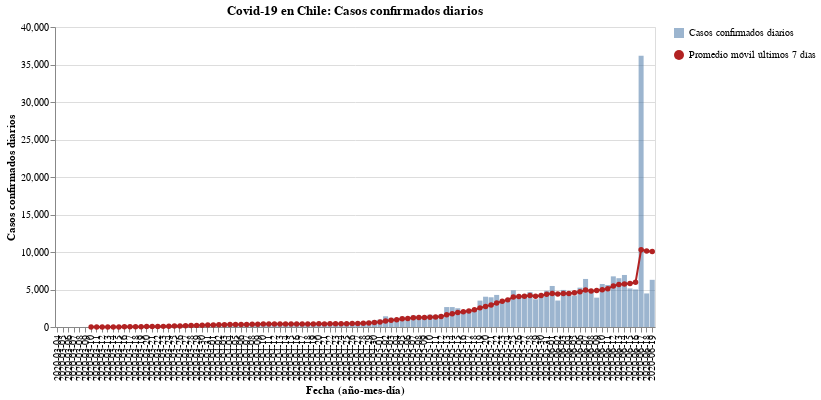

The notebook cell saved with this chart:
### Code cell
#hide_input
bars = alt.Chart(new_cases).mark_bar(opacity=0.7).encode(
    x = alt.X('Dates:N', axis=alt.Axis(title='Fecha (año-mes-día)')),
    y = alt.Y('New_cases:Q', axis=alt.Axis(title='Casos confirmados diarios')),
    tooltip = ['Dates', 'New_cases'],
    opacity=alt.Opacity('Casos confirmados diarios', legend=alt.Legend(title=""))
)

line = alt.Chart(new_cases).mark_line(point={
      "filled": True,
      "fill": "firebrick"
    }, color='firebrick').encode(
    x=alt.X('Dates:N', axis=alt.Axis(title='Fecha (año-mes-día)')),
    y = alt.Y('Rolling:Q'),
    shape=alt.Shape('Promedio móvil últimos 7 días', legend=alt.Legend(title=""))
)

(bars + line).properties(
    title='Covid-19 en Chile: Casos confirmados diarios',
    width=600
)

### Figure 1 — Vega-Lite specification as saved in the notebook (floating-point values rounded to 4 significant figures)
{"config": {"view": {"continuousWidth": 400, "continuousHeight": 300}}, "layer": [{"mark": {"type": "bar", "opacity": 0.7}, "encoding": {"opacity": {"type": "nominal", "field": "Casos confirmados diarios", "legend": {"title": ""}}, "tooltip": [{"type": "nominal", "field": "Dates"}, {"type": "quantitative", "field": "New_cases"}], "x": {"type": "nominal", "axis": {"title": "Fecha (año-mes-día)"}, "field": "Dates"}, "y": {"type": "quantitative", "axis": {"title": "Casos confirmados diarios"}, "field": "New_cases"}}}, {"mark": {"type": "line", "color": "firebrick", "point": {"filled": true, "fill": "firebrick"}}, "encoding": {"shape": {"type": "nominal", "field": "Promedio móvil últimos 7 días", "legend": {"title": ""}}, "x": {"type": "nominal", "axis": {"title": "Fecha (año-mes-día)"}, "field": "Dates"}, "y": {"type": "quantitative", "field": "Rolling"}}}], "data": {"name": "data-070da180d668f36c07faaa692fceef3b"}, "title": "Covid-19 en Chile: Casos confirmados diarios", "width": 600, "$schema": "https://vega.github.io/schema/vega-lite/v4.8.1.json", "datasets": {"data-070da180d668f36c07faaa692fceef3b": [{"Dates": "2020-03-04", "New_cases": 2, "Rolling": null, "Casos confirmados diarios": "Casos confirmados diarios", "Promedio móvil últimos 7 días": "Promedio móvil últimos 7 días"}, {"Dates": "2020-03-05", "New_cases": 1, "Rolling": null, "Casos confirmados diarios": "Casos confirmados diarios", "Promedio móvil últimos 7 días": "Promedio móvil últimos 7 días"}, {"Dates": "2020-03-06", "New_cases": 1, "Rolling": null, "Casos confirmados diarios": "Casos confirmados diarios", "Promedio móvil últimos 7 días": "Promedio móvil últimos 7 días"}, {"Dates": "2020-03-07", "New_cases": 2, "Rolling": null, "Casos confirmados diarios": "Casos confirmados diarios", "Promedio móvil últimos 7 días": "Promedio móvil últimos 7 días"}, {"Dates": "2020-03-08", "New_cases": 3, "Rolling": null, "Casos confirmados diarios": "Casos confirmados diarios", "Promedio móvil últimos 7 días": "Promedio móvil últimos 7 días"}, {"Dates": "2020-03-09", "New_cases": 5, "Rolling": null, "Casos confirmados diarios": "Casos confirmados diarios", "Promedio móvil últimos 7 días": "Promedio móvil últimos 7 días"}, {"Dates": "2020-03-10", "New_cases": 2, "Rolling": 2.286, "Casos confirmados diarios": "Casos confirmados diarios", "Promedio móvil últimos 7 días": "Promedio móvil últimos 7 días"}, {"Dates": "2020-03-11", "New_cases": 6, "Rolling": 2.857, "Casos confirmados diarios": "Casos confirmados diarios", "Promedio móvil últimos 7 días": "Promedio móvil últimos 7 días"}, {"Dates": "2020-03-12", "New_cases": 10, "Rolling": 4.143, "Casos confirmados diarios": "Casos confirmados diarios", "Promedio móvil últimos 7 días": "Promedio móvil últimos 7 días"}, {"Dates": "2020-03-13", "New_cases": 10, "Rolling": 5.429, "Casos confirmados diarios": "Casos confirmados diarios", "Promedio móvil últimos 7 días": "Promedio móvil últimos 7 días"}, {"Dates": "2020-03-14", "New_cases": 18, "Rolling": 7.714, "Casos confirmados diarios": "Casos confirmados diarios", "Promedio móvil últimos 7 días": "Promedio móvil últimos 7 días"}, {"Dates": "2020-03-15", "New_cases": 14, "Rolling": 9.286, "Casos confirmados diarios": "Casos confirmados diarios", "Promedio móvil últimos 7 días": "Promedio móvil últimos 7 días"}, {"Dates": "2020-03-16", "New_cases": 81, "Rolling": 20.14, "Casos confirmados diarios": "Casos confirmados diarios", "Promedio móvil últimos 7 días": "Promedio móvil últimos 7 días"}, {"Dates": "2020-03-17", "New_cases": 45, "Rolling": 26.29, "Casos confirmados diarios": "Casos confirmados diarios", "Promedio móvil últimos 7 días": "Promedio móvil últimos 7 días"}, {"Dates": "2020-03-18", "New_cases": 37, "Rolling": 30.71, "Casos confirmados diarios": "Casos confirmados diarios", "Promedio móvil últimos 7 días": "Promedio móvil últimos 7 días"}, {"Dates": "2020-03-19", "New_cases": 104, "Rolling": 44.14, "Casos confirmados diarios": "Casos confirmados diarios", "Promedio móvil últimos 7 días": "Promedio móvil últimos 7 días"}, {"Dates": "2020-03-20", "New_cases": 92, "Rolling": 55.86, "Casos confirmados diarios": "Casos confirmados diarios", "Promedio móvil últimos 7 días": "Promedio móvil últimos 7 días"}, {"Dates": "2020-03-21", "New_cases": 103, "Rolling": 68.0, "Casos confirmados diarios": "Casos confirmados diarios", "Promedio móvil últimos 7 días": "Promedio móvil últimos 7 días"}, {"Dates": "2020-03-22", "New_cases": 95, "Rolling": 79.57, "Casos confirmados diarios": "Casos confirmados diarios", "Promedio móvil últimos 7 días": "Promedio móvil últimos 7 días"}, {"Dates": "2020-03-23", "New_cases": 114, "Rolling": 84.29, "Casos confirmados diarios": "Casos confirmados diarios", "Promedio móvil últimos 7 días": "Promedio móvil últimos 7 días"}, {"Dates": "2020-03-24", "New_cases": 176, "Rolling": 103.0, "Casos confirmados diarios": "Casos confirmados diarios", "Promedio móvil últimos 7 días": "Promedio móvil últimos 7 días"}, {"Dates": "2020-03-25", "New_cases": 220, "Rolling": 129.1, "Casos confirmados diarios": "Casos confirmados diarios", "Promedio móvil últimos 7 días": "Promedio móvil últimos 7 días"}, {"Dates": "2020-03-26", "New_cases": 164, "Rolling": 137.7, "Casos confirmados diarios": "Casos confirmados diarios", "Promedio móvil últimos 7 días": "Promedio móvil últimos 7 días"}, {"Dates": "2020-03-27", "New_cases": 304, "Rolling": 168.0, "Casos confirmados diarios": "Casos confirmados diarios", "Promedio móvil últimos 7 días": "Promedio móvil últimos 7 días"}, {"Dates": "2020-03-28", "New_cases": 299, "Rolling": 196.0, "Casos confirmados diarios": "Casos confirmados diarios", "Promedio móvil últimos 7 días": "Promedio móvil últimos 7 días"}, {"Dates": "2020-03-29", "New_cases": 230, "Rolling": 215.3, "Casos confirmados diarios": "Casos confirmados diarios", "Promedio móvil últimos 7 días": "Promedio móvil últimos 7 días"}, {"Dates": "2020-03-30", "New_cases": 310, "Rolling": 243.3, "Casos confirmados diarios": "Casos confirmados diarios", "Promedio móvil últimos 7 días": "Promedio móvil últimos 7 días"}, {"Dates": "2020-03-31", "New_cases": 289, "Rolling": 259.4, "Casos confirmados diarios": "Casos confirmados diarios", "Promedio móvil últimos 7 días": "Promedio móvil últimos 7 días"}, {"Dates": "2020-04-01", "New_cases": 293, "Rolling": 269.9, "Casos confirmados diarios": "Casos confirmados diarios", "Promedio móvil últimos 7 días": "Promedio móvil últimos 7 días"}, {"Dates": "2020-04-02", "New_cases": 373, "Rolling": 299.7, "Casos confirmados diarios": "Casos confirmados diarios", "Promedio móvil últimos 7 días": "Promedio móvil últimos 7 días"}, {"Dates": "2020-04-03", "New_cases": 333, "Rolling": 303.9, "Casos confirmados diarios": "Casos confirmados diarios", "Promedio móvil últimos 7 días": "Promedio móvil últimos 7 días"}, {"Dates": "2020-04-04", "New_cases": 424, "Rolling": 321.7, "Casos confirmados diarios": "Casos confirmados diarios", "Promedio móvil últimos 7 días": "Promedio móvil últimos 7 días"}, {"Dates": "2020-04-05", "New_cases": 310, "Rolling": 333.1, "Casos confirmados diarios": "Casos confirmados diarios", "Promedio móvil últimos 7 días": "Promedio móvil últimos 7 días"}, {"Dates": "2020-04-06", "New_cases": 344, "Rolling": 338.0, "Casos confirmados diarios": "Casos confirmados diarios", "Promedio móvil últimos 7 días": "Promedio móvil últimos 7 días"}, {"Dates": "2020-04-07", "New_cases": 301, "Rolling": 339.7, "Casos confirmados diarios": "Casos confirmados diarios", "Promedio móvil últimos 7 días": "Promedio móvil últimos 7 días"}, {"Dates": "2020-04-08", "New_cases": 430, "Rolling": 359.3, "Casos confirmados diarios": "Casos confirmados diarios", "Promedio móvil últimos 7 días": "Promedio móvil últimos 7 días"}, {"Dates": "2020-04-09", "New_cases": 426, "Rolling": 366.9, "Casos confirmados diarios": "Casos confirmados diarios", "Promedio móvil últimos 7 días": "Promedio móvil últimos 7 días"}, {"Dates": "2020-04-10", "New_cases": 529, "Rolling": 394.9, "Casos confirmados diarios": "Casos confirmados diarios", "Promedio móvil últimos 7 días": "Promedio móvil últimos 7 días"}, {"Dates": "2020-04-11", "New_cases": 426, "Rolling": 395.1, "Casos confirmados diarios": "Casos confirmados diarios", "Promedio móvil últimos 7 días": "Promedio móvil últimos 7 días"}, {"Dates": "2020-04-12", "New_cases": 286, "Rolling": 391.7, "Casos confirmados diarios": "Casos confirmados diarios", "Promedio móvil últimos 7 días": "Promedio móvil últimos 7 días"}, {"Dates": "2020-04-13", "New_cases": 312, "Rolling": 387.1, "Casos confirmados diarios": "Casos confirmados diarios", "Promedio móvil últimos 7 días": "Promedio móvil últimos 7 días"}, {"Dates": "2020-04-14", "New_cases": 392, "Rolling": 400.1, "Casos confirmados diarios": "Casos confirmados diarios", "Promedio móvil últimos 7 días": "Promedio móvil últimos 7 días"}, {"Dates": "2020-04-15", "New_cases": 356, "Rolling": 389.6, "Casos confirmados diarios": "Casos confirmados diarios", "Promedio móvil últimos 7 días": "Promedio móvil últimos 7 días"}, {"Dates": "2020-04-16", "New_cases": 534, "Rolling": 405.0, "Casos confirmados diarios": "Casos confirmados diarios", "Promedio móvil últimos 7 días": "Promedio móvil últimos 7 días"}, {"Dates": "2020-04-17", "New_cases": 445, "Rolling": 393.0, "Casos confirmados diarios": "Casos confirmados diarios", "Promedio móvil últimos 7 días": "Promedio móvil últimos 7 días"}, {"Dates": "2020-04-18", "New_cases": 478, "Rolling": 400.4, "Casos confirmados diarios": "Casos confirmados diarios", "Promedio móvil últimos 7 días": "Promedio móvil últimos 7 días"}, {"Dates": "2020-04-19", "New_cases": 358, "Rolling": 410.7, "Casos confirmados diarios": "Casos confirmados diarios", "Promedio móvil últimos 7 días": "Promedio móvil últimos 7 días"}, {"Dates": "2020-04-20", "New_cases": 419, "Rolling": 426.0, "Casos confirmados diarios": "Casos confirmados diarios", "Promedio móvil últimos 7 días": "Promedio móvil últimos 7 días"}, {"Dates": "2020-04-21", "New_cases": 325, "Rolling": 416.4, "Casos confirmados diarios": "Casos confirmados diarios", "Promedio móvil últimos 7 días": "Promedio móvil últimos 7 días"}, {"Dates": "2020-04-22", "New_cases": 464, "Rolling": 431.9, "Casos confirmados diarios": "Casos confirmados diarios", "Promedio móvil últimos 7 días": "Promedio móvil últimos 7 días"}, {"Dates": "2020-04-23", "New_cases": 516, "Rolling": 429.3, "Casos confirmados diarios": "Casos confirmados diarios", "Promedio móvil últimos 7 días": "Promedio móvil últimos 7 días"}, {"Dates": "2020-04-24", "New_cases": 494, "Rolling": 436.3, "Casos confirmados diarios": "Casos confirmados diarios", "Promedio móvil últimos 7 días": "Promedio móvil últimos 7 días"}, {"Dates": "2020-04-25", "New_cases": 552, "Rolling": 446.9, "Casos confirmados diarios": "Casos confirmados diarios", "Promedio móvil últimos 7 días": "Promedio móvil últimos 7 días"}, {"Dates": "2020-04-26", "New_cases": 473, "Rolling": 463.3, "Casos confirmados diarios": "Casos confirmados diarios", "Promedio móvil últimos 7 días": "Promedio móvil últimos 7 días"}, {"Dates": "2020-04-27", "New_cases": 482, "Rolling": 472.3, "Casos confirmados diarios": "Casos confirmados diarios", "Promedio móvil últimos 7 días": "Promedio móvil últimos 7 días"}, {"Dates": "2020-04-28", "New_cases": 552, "Rolling": 504.7, "Casos confirmados diarios": "Casos confirmados diarios", "Promedio móvil últimos 7 días": "Promedio móvil últimos 7 días"}, {"Dates": "2020-04-29", "New_cases": 770, "Rolling": 548.4, "Casos confirmados diarios": "Casos confirmados diarios", "Promedio móvil últimos 7 días": "Promedio móvil últimos 7 días"}, {"Dates": "2020-04-30", "New_cases": 888, "Rolling": 601.6, "Casos confirmados diarios": "Casos confirmados diarios", "Promedio móvil últimos 7 días": "Promedio móvil últimos 7 días"}, {"Dates": "2020-05-01", "New_cases": 985, "Rolling": 671.7, "Casos confirmados diarios": "Casos confirmados diarios", "Promedio móvil últimos 7 días": "Promedio móvil últimos 7 días"}, {"Dates": "2020-05-02", "New_cases": 1427, "Rolling": 796.7, "Casos confirmados diarios": "Casos confirmados diarios", "Promedio móvil últimos 7 días": "Promedio móvil últimos 7 días"}, {"Dates": "2020-05-03", "New_cases": 1228, "Rolling": 904.6, "Casos confirmados diarios": "Casos confirmados diarios", "Promedio móvil últimos 7 días": "Promedio móvil últimos 7 días"}, {"Dates": "2020-05-04", "New_cases": 980, "Rolling": 975.7, "Casos confirmados diarios": "Casos confirmados diarios", "Promedio móvil últimos 7 días": "Promedio móvil últimos 7 días"}, {"Dates": "2020-05-05", "New_cases": 1373, "Rolling": 1093.0, "Casos confirmados diarios": "Casos confirmados diarios", "Promedio móvil últimos 7 días": "Promedio móvil últimos 7 días"}, {"Dates": "2020-05-06", "New_cases": 1032, "Rolling": 1130.0, "Casos confirmados diarios": "Casos confirmados diarios", "Promedio móvil últimos 7 días": "Promedio móvil últimos 7 días"}, {"Dates": "2020-05-07", "New_cases": 1533, "Rolling": 1223.0, "Casos confirmados diarios": "Casos confirmados diarios", "Promedio móvil últimos 7 días": "Promedio móvil últimos 7 días"}, {"Dates": "2020-05-08", "New_cases": 1391, "Rolling": 1281.0, "Casos confirmados diarios": "Casos confirmados diarios", "Promedio móvil últimos 7 días": "Promedio móvil últimos 7 días"}, {"Dates": "2020-05-09", "New_cases": 1247, "Rolling": 1255.0, "Casos confirmados diarios": "Casos confirmados diarios", "Promedio móvil últimos 7 días": "Promedio móvil últimos 7 días"}, {"Dates": "2020-05-10", "New_cases": 1647, "Rolling": 1315.0, "Casos confirmados diarios": "Casos confirmados diarios", "Promedio móvil últimos 7 días": "Promedio móvil últimos 7 días"}, {"Dates": "2020-05-11", "New_cases": 1197, "Rolling": 1346.0, "Casos confirmados diarios": "Casos confirmados diarios", "Promedio móvil últimos 7 días": "Promedio móvil últimos 7 días"}, {"Dates": "2020-05-12", "New_cases": 1658, "Rolling": 1386.0, "Casos confirmados diarios": "Casos confirmados diarios", "Promedio móvil últimos 7 días": "Promedio móvil últimos 7 días"}, {"Dates": "2020-05-13", "New_cases": 2660, "Rolling": 1619.0, "Casos confirmados diarios": "Casos confirmados diarios", "Promedio móvil últimos 7 días": "Promedio móvil últimos 7 días"}, {"Dates": "2020-05-14", "New_cases": 2659, "Rolling": 1780.0, "Casos confirmados diarios": "Casos confirmados diarios", "Promedio móvil últimos 7 días": "Promedio móvil últimos 7 días"}, {"Dates": "2020-05-15", "New_cases": 2502, "Rolling": 1939.0, "Casos confirmados diarios": "Casos confirmados diarios", "Promedio móvil últimos 7 días": "Promedio móvil últimos 7 días"}, {"Dates": "2020-05-16", "New_cases": 1886, "Rolling": 2030.0, "Casos confirmados diarios": "Casos confirmados diarios", "Promedio móvil últimos 7 días": "Promedio móvil últimos 7 días"}, {"Dates": "2020-05-17", "New_cases": 2353, "Rolling": 2131.0, "Casos confirmados diarios": "Casos confirmados diarios", "Promedio móvil últimos 7 días": "Promedio móvil últimos 7 días"}, {"Dates": "2020-05-18", "New_cases": 2278, "Rolling": 2285.0, "Casos confirmados diarios": "Casos confirmados diarios", "Promedio móvil últimos 7 días": "Promedio móvil últimos 7 días"}, {"Dates": "2020-05-19", "New_cases": 3520, "Rolling": 2551.0, "Casos confirmados diarios": "Casos confirmados diarios", "Promedio móvil últimos 7 días": "Promedio móvil últimos 7 días"}, {"Dates": "2020-05-20", "New_cases": 4038, "Rolling": 2748.0, "Casos confirmados diarios": "Casos confirmados diarios", "Promedio móvil últimos 7 días": "Promedio móvil últimos 7 días"}, {"Dates": "2020-05-21", "New_cases": 3964, "Rolling": 2934.0, "Casos confirmados diarios": "Casos confirmados diarios", "Promedio móvil últimos 7 días": "Promedio móvil últimos 7 días"}, {"Dates": "2020-05-22", "New_cases": 4276, "Rolling": 3188.0, "Casos confirmados diarios": "Casos confirmados diarios", "Promedio móvil últimos 7 días": "Promedio móvil últimos 7 días"}, {"Dates": "2020-05-23", "New_cases": 3536, "Rolling": 3424.0, "Casos confirmados diarios": "Casos confirmados diarios", "Promedio móvil últimos 7 días": "Promedio móvil últimos 7 días"}, {"Dates": "2020-05-24", "New_cases": 3709, "Rolling": 3617.0, "Casos confirmados diarios": "Casos confirmados diarios", "Promedio móvil últimos 7 días": "Promedio móvil últimos 7 días"}, {"Dates": "2020-05-25", "New_cases": 4895, "Rolling": 3991.0, "Casos confirmados diarios": "Casos confirmados diarios", "Promedio móvil últimos 7 días": "Promedio móvil últimos 7 días"}, {"Dates": "2020-05-26", "New_cases": 3964, "Rolling": 4055.0, "Casos confirmados diarios": "Casos confirmados diarios", "Promedio móvil últimos 7 días": "Promedio móvil últimos 7 días"}, {"Dates": "2020-05-27", "New_cases": 4328, "Rolling": 4096.0, "Casos confirmados diarios": "Casos confirmados diarios", "Promedio móvil últimos 7 días": "Promedio móvil últimos 7 días"}, {"Dates": "2020-05-28", "New_cases": 4654, "Rolling": 4195.0, "Casos confirmados diarios": "Casos confirmados diarios", "Promedio móvil últimos 7 días": "Promedio móvil últimos 7 días"}, {"Dates": "2020-05-29", "New_cases": 3695, "Rolling": 4112.0, "Casos confirmados diarios": "Casos confirmados diarios", "Promedio móvil últimos 7 días": "Promedio móvil últimos 7 días"}, {"Dates": "2020-05-30", "New_cases": 4220, "Rolling": 4209.0, "Casos confirmados diarios": "Casos confirmados diarios", "Promedio móvil últimos 7 días": "Promedio móvil últimos 7 días"}, {"Dates": "2020-05-31", "New_cases": 4830, "Rolling": 4369.0, "Casos confirmados diarios": "Casos confirmados diarios", "Promedio móvil últimos 7 días": "Promedio móvil últimos 7 días"}, {"Dates": "2020-06-01", "New_cases": 5471, "Rolling": 4452.0, "Casos confirmados diarios": "Casos confirmados diarios", "Promedio móvil últimos 7 días": "Promedio móvil últimos 7 días"}, {"Dates": "2020-06-02", "New_cases": 3527, "Rolling": 4389.0, "Casos confirmados diarios": "Casos confirmados diarios", "Promedio móvil últimos 7 días": "Promedio móvil últimos 7 días"}, {"Dates": "2020-06-03", "New_cases": 4942, "Rolling": 4477.0, "Casos confirmados diarios": "Casos confirmados diarios", "Promedio móvil últimos 7 días": "Promedio móvil últimos 7 días"}, {"Dates": "2020-06-04", "New_cases": 4664, "Rolling": 4478.0, "Casos confirmados diarios": "Casos confirmados diarios", "Promedio móvil últimos 7 días": "Promedio móvil últimos 7 días"}, {"Dates": "2020-06-05", "New_cases": 4207, "Rolling": 4552.0, "Casos confirmados diarios": "Casos confirmados diarios", "Promedio móvil últimos 7 días": "Promedio móvil últimos 7 días"}, {"Dates": "2020-06-06", "New_cases": 5246, "Rolling": 4698.0, "Casos confirmados diarios": "Casos confirmados diarios", "Promedio móvil últimos 7 días": "Promedio móvil últimos 7 días"}, {"Dates": "2020-06-07", "New_cases": 6405, "Rolling": 4923.0, "Casos confirmados diarios": "Casos confirmados diarios", "Promedio móvil últimos 7 días": "Promedio móvil últimos 7 días"}, {"Dates": "2020-06-08", "New_cases": 4696, "Rolling": 4812.0, "Casos confirmados diarios": "Casos confirmados diarios", "Promedio móvil últimos 7 días": "Promedio móvil últimos 7 días"}, {"Dates": "2020-06-09", "New_cases": 3913, "Rolling": 4868.0, "Casos confirmados diarios": "Casos confirmados diarios", "Promedio móvil últimos 7 días": "Promedio móvil últimos 7 días"}, {"Dates": "2020-06-10", "New_cases": 5737, "Rolling": 4981.0, "Casos confirmados diarios": "Casos confirmados diarios", "Promedio móvil últimos 7 días": "Promedio móvil últimos 7 días"}, {"Dates": "2020-06-11", "New_cases": 5596, "Rolling": 5114.0, "Casos confirmados diarios": "Casos confirmados diarios", "Promedio móvil últimos 7 días": "Promedio móvil últimos 7 días"}, {"Dates": "2020-06-12", "New_cases": 6754, "Rolling": 5478.0, "Casos confirmados diarios": "Casos confirmados diarios", "Promedio móvil últimos 7 días": "Promedio móvil últimos 7 días"}, {"Dates": "2020-06-13", "New_cases": 6509, "Rolling": 5659.0, "Casos confirmados diarios": "Casos confirmados diarios", "Promedio móvil últimos 7 días": "Promedio móvil últimos 7 días"}, {"Dates": "2020-06-14", "New_cases": 6938, "Rolling": 5735.0, "Casos confirmados diarios": "Casos confirmados diarios", "Promedio móvil últimos 7 días": "Promedio móvil últimos 7 días"}, {"Dates": "2020-06-15", "New_cases": 5143, "Rolling": 5799.0, "Casos confirmados diarios": "Casos confirmados diarios", "Promedio móvil últimos 7 días": "Promedio móvil últimos 7 días"}, {"Dates": "2020-06-16", "New_cases": 5013, "Rolling": 5956.0, "Casos confirmados diarios": "Casos confirmados diarios", "Promedio móvil últimos 7 días": "Promedio móvil últimos 7 días"}, {"Dates": "2020-06-17", "New_cases": 36179, "Rolling": 10300.0, "Casos confirmados diarios": "Casos confirmados diarios", "Promedio móvil últimos 7 días": "Promedio móvil últimos 7 días"}, {"Dates": "2020-06-18", "New_cases": 4475, "Rolling": 10140.0, "Casos confirmados diarios": "Casos confirmados diarios", "Promedio móvil últimos 7 días": "Promedio móvil últimos 7 días"}, {"Dates": "2020-06-19", "New_cases": 6290, "Rolling": 10080.0, "Casos confirmados diarios": "Casos confirmados diarios", "Promedio móvil últimos 7 días": "Promedio móvil últimos 7 días"}]}}
